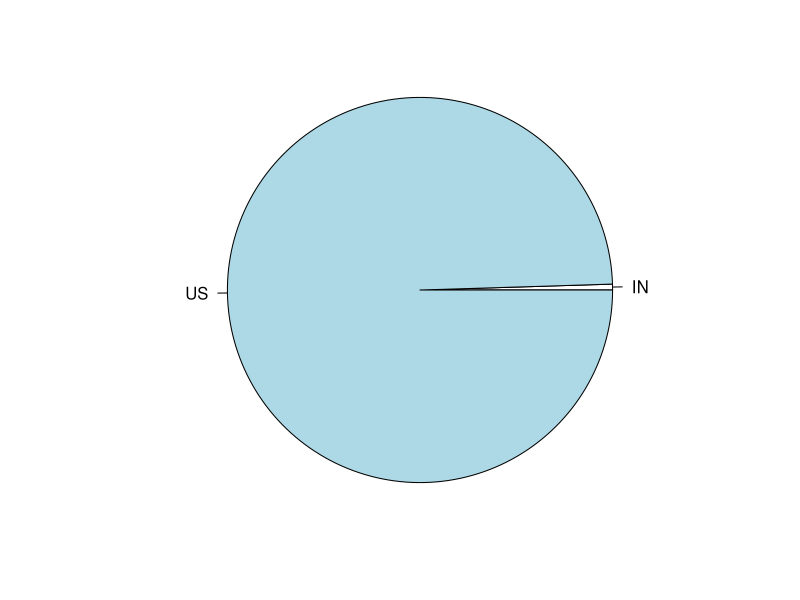
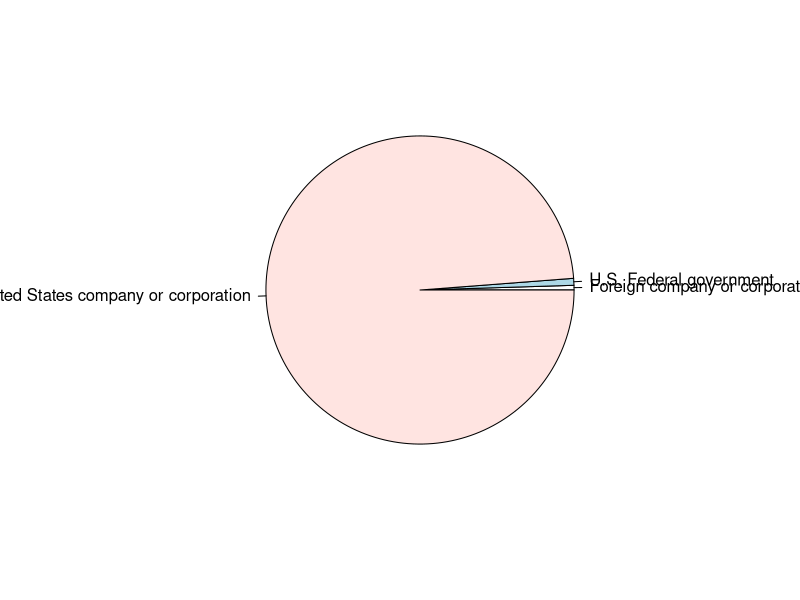
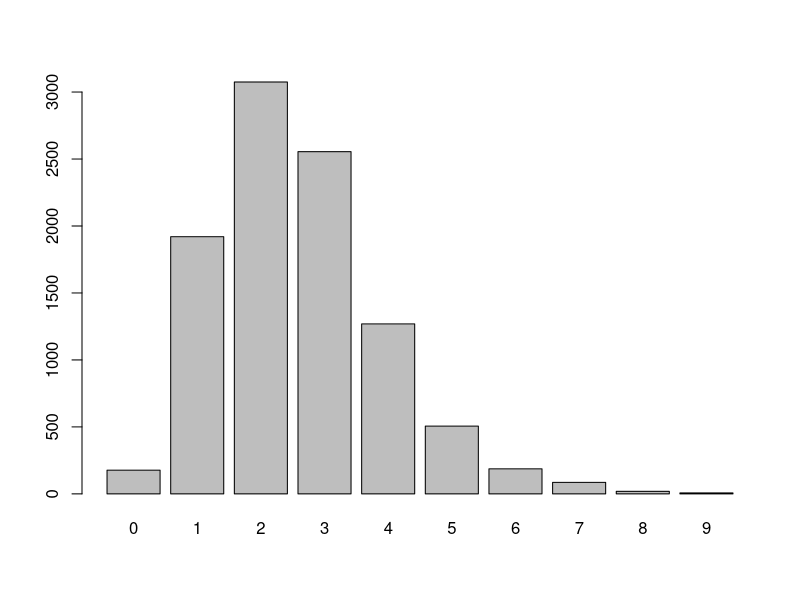
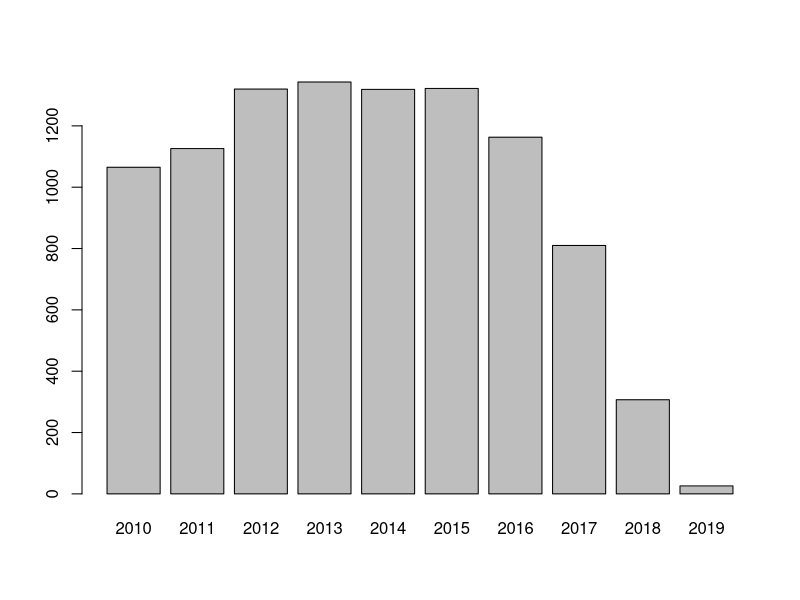
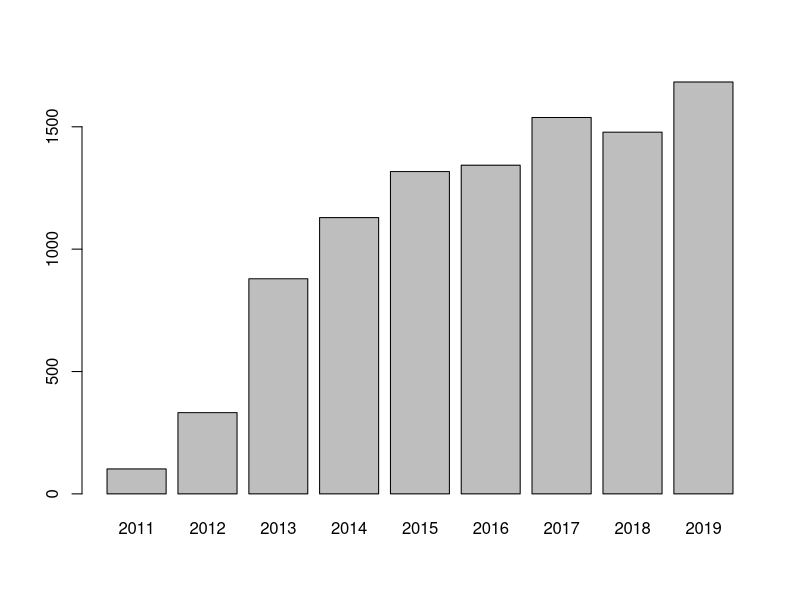
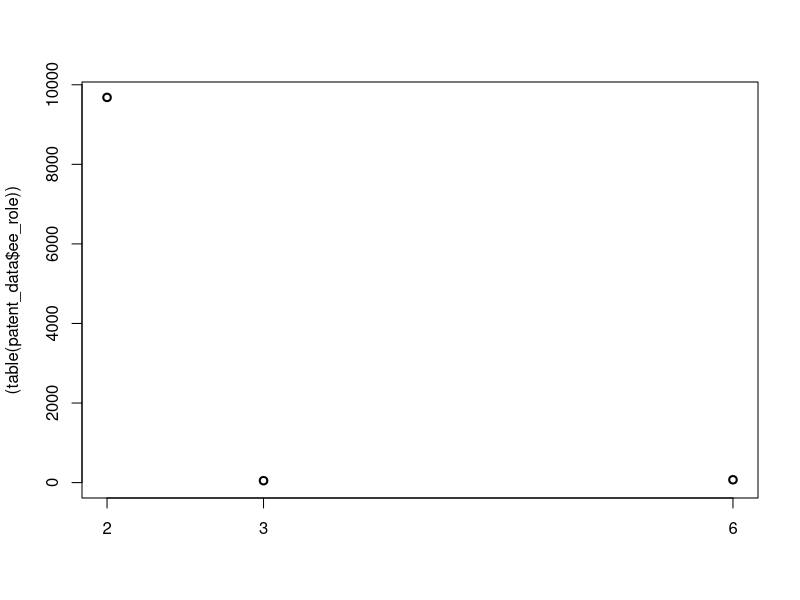
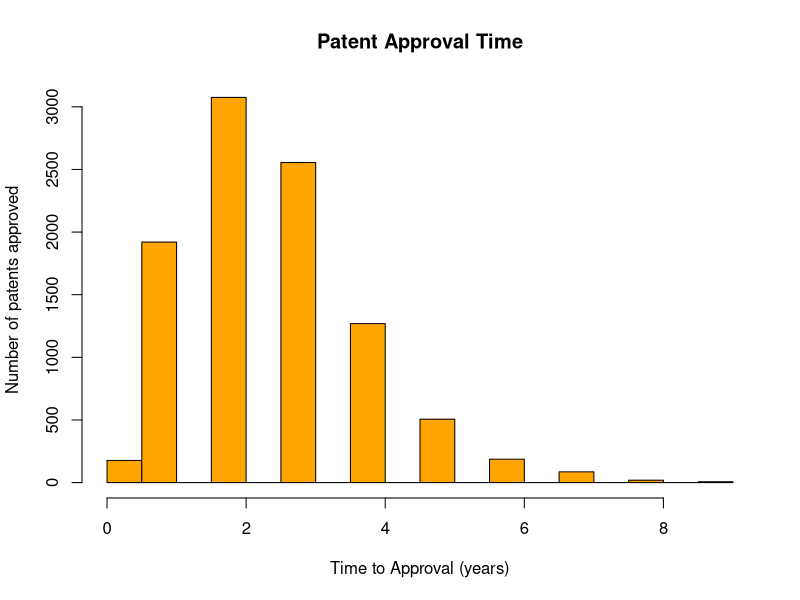

Reproduce these figures in R, in order.
#visualization done for filtered data of US and India 
getwd()
setwd("C:/Users/DHANYA/Desktop/execls dhanya/BUAN-4310-Project-1-main")
patent_data=read.csv("BUAN 4310 Project1 Dataset.csv")
View(patent_data)
names(patent_data)
table(patent_data$ee_number)
table(patent_data$ee_role)



#highest no:of application between India and US
table(patent_data$ee_country)
#US has the filed highest no:of applications



# highest and lowest no:of patents filed
table(patent_data$ee_role_desc)
#United states of company or corporation has filed  highest no:of patents
#Foreign company or corporation has filed lowest no:of patents



#state that as filed highest and lowest no:of patents 
table(patent_data$ee_state)
sort(table(patent_data$ee_state))
#CA,has filed highest no:of patents
#HI and SD,has filed lowest no:of patents



#City that as highest and lowest no:of patents
table(patent_data$ee_city)
tail(sort(table(patent_data$ee_city)))
head(sort(table(patent_data$ee_city)))
#Armonk city has the highest no:of patents
#Acton,ACworth,Ahmedabad Gujarat,Alachua,Alger,Alhambra has the lowest no:of patents



#patent with maximum forward citations
max(patent_data$forward_cites)
#786 times it has been cited by later patents
#patent with applnum=13214872 has highest forward citations


#Time taken for approval(at=approval time)
table(patent_data$grantyear)
table(patent_data$applyear)
patent_data$at=patent_data$grantyear-patent_data$applyear
max(patent_data$at)
table(patent_data$at)
#The maximum years taken for approval is 9 years



#The summary of the patent_data
summary(patent_data)
#It gives mean , median


#Pie chart
pie(table(patent_data$ee_country),radius = 1)
pie(table(patent_data$ee_role_desc),radius = 0.8)


#Barplots
barplot(table(patent_data$at))
barplot(table(patent_data$applyear),(patent_data$grantyear))
barplot(table(patent_data$grantyear),(patent_data$applyear))


# plot
plot((table(patent_data$ee_role)),type="p")

#Histogram
hist(patent_data$at,col="orange",main="Patent Approval Time",xlab="Time to Approval (years)",ylab="Number of patents approved")
